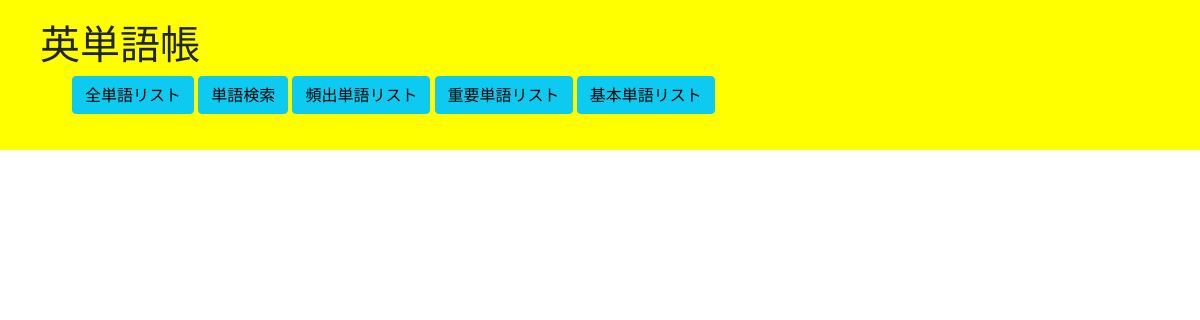
/list/success, run on an earlier commit of the app's database.
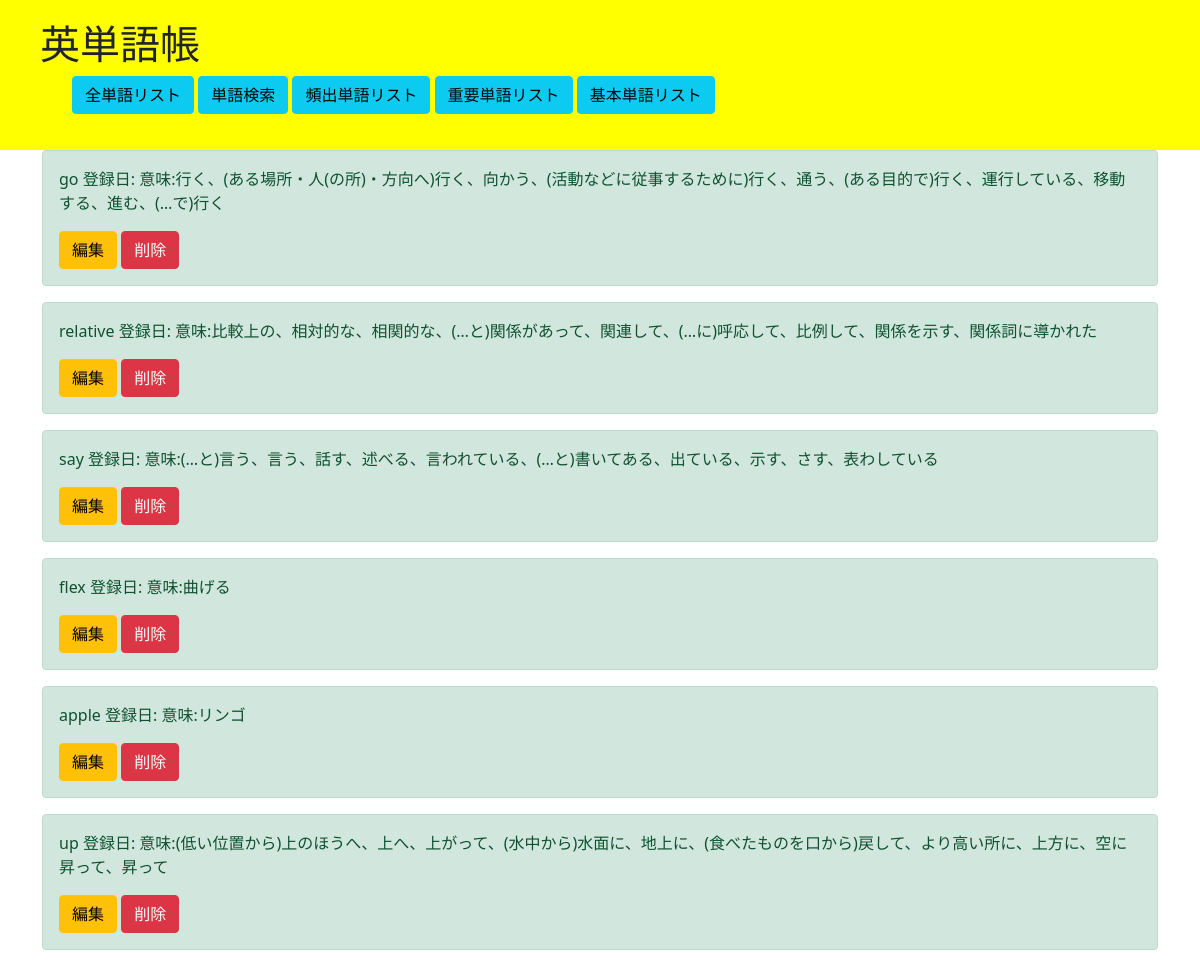
And on a later commit of the database.
### elapp/models.py (models this page shows, shortened)
class Newword(models.Model):
    word = models.CharField(max_length=25)
    mean = models.CharField(max_length=100, null=True)
    useful = models.PositiveIntegerField("the number of access", default=1)
    priority= models.CharField(
    max_length=50,
    choices = PRIORITY,
    null = True
    )

### elapp/views.py (the view)
# urls.py: path('list/success', Englishlist_success.as_view(), name='list_success')
class Englishlist_success(ListView):
    template_name = 'list_success.html'
    model = Newword

### templates/list_success.html (shortened to what this page needs)
{% extends 'base.html' %}
{% load static %}
{% block content %}
<div class="list" style="padding-top: 150px;"></div>
{% for item in object_list|dictsortreversed:"useful" %}
{% if item.priority == 'success'%}
<div class="alert alert-{{item.priority}}" role="alert">
    <p>{{ item.word }}  登録日:{{ item.date}} 意味:{{ item.mean}}</p>
    <a href="{% url 'update' item.pk %}" class="btn btn-warning " tabindex="-1" role="button" aria-disabled="true">編集</a>
    <a href="{% url 'delete' item.pk %}" class="btn btn-danger " tabindex="-1" role="button" aria-disabled="true">削除</a>
</div>
{% endif %}
{% endfor %}
</div>
{% endblock content %}

What changed in the data, as far as the page shows it:
now on this page (row edited): Newword: word "go", mean "行く、(ある場所・人(の所)・方向へ)行く、向かう、(活動などに従事するために)行く、通う、(ある目的で)行く、運行している、移動する、進む、(…で)行く"
now on this page (row edited): Newword: word "relative", mean "比較上の、相対的な、相関的な、(…と)関係があって、関連して、(…に)呼応して、比例して、関係を示す、関係詞に導かれた"
now on this page (row edited): Newword: word "say", mean "(…と)言う、言う、話す、述べる、言われている、(…と)書いてある、出ている、示す、さす、表わしている"
now on this page (row edited): Newword: word "flex", mean "曲げる"
added Newword: word "apple", mean "リンゴ"
added Newword: word "up", mean "(低い位置から)上のほうへ、上へ、上がって、(水中から)水面に、地上に、(食べたものを口から)戻して、より高い所に、上方に、空に昇って、昇って"
